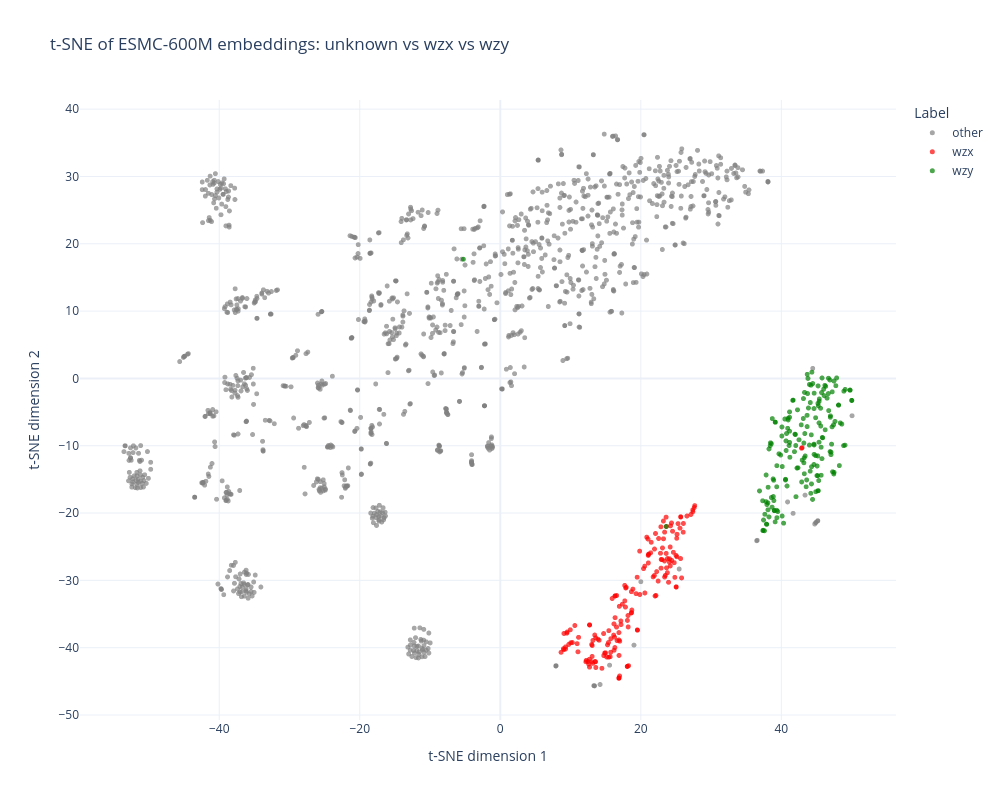

This figure's notebook cell:
### Markdown cell above
## Interactive plot

Hover over any point to see its protein ID and label. Use the toolbar to zoom/pan,
and click legend entries to toggle groups.

### Code cell
# Draw order: grey unknowns in the background, wzx/wzy on top
label_order = ["other", "wzx", "wzy"]
df["label"] = pd.Categorical(df["label"], categories=label_order, ordered=True)
df = df.sort_values("label")

fig = px.scatter(
    df,
    x="tsne_1",
    y="tsne_2",
    color="label",
    color_discrete_map={
        "other": "grey",
        "wzx": "red",
        "wzy": "green",
    },
    category_orders={"label": label_order},
    hover_data={
        "id": True,
        "label": True,
        "tsne_1": False,
        "tsne_2": False,
    },
    labels={
        "id": "Protein ID",
        "label": "Label",
    },
    title="t-SNE of ESMC-600M embeddings: unknown vs wzx vs wzy",
    width=1000,
    height=800,
    opacity=0.7,
)
fig.update_traces(marker={"size": 5})
fig.update_layout(
    xaxis_title="t-SNE dimension 1",
    yaxis_title="t-SNE dimension 2",
    legend_title="Label",
)
fig.update_layout(template="plotly_white")
fig.show()

### Figure 1 — Plotly figure (JSON) as saved in the notebook; plotly's stock layout.template omitted (floating-point values rounded to 4 significant figures; data arrays with more than 128 entries replaced by an {"elided": "..."} marker saying what was removed)
{"data": [{"customdata": {"elided": "1173x2 str values"}, "hovertemplate": "Label=%{customdata[1]}<br>Protein ID=%{customdata[0]}<extra></extra>", "legendgroup": "other", "marker": {"color": "grey", "opacity": 0.7, "symbol": "circle", "size": 5}, "mode": "markers", "name": "other", "showlegend": true, "x": {"elided": "1173 float values"}, "xaxis": "x", "y": {"elided": "1173 float values"}, "yaxis": "y", "type": "scattergl"}, {"customdata": {"elided": "168x2 str values"}, "hovertemplate": "Label=%{customdata[1]}<br>Protein ID=%{customdata[0]}<extra></extra>", "legendgroup": "wzx", "marker": {"color": "red", "opacity": 0.7, "symbol": "circle", "size": 5}, "mode": "markers", "name": "wzx", "showlegend": true, "x": {"elided": "168 float values"}, "xaxis": "x", "y": {"elided": "168 float values"}, "yaxis": "y", "type": "scattergl"}, {"customdata": {"elided": "176x2 str values"}, "hovertemplate": "Label=%{customdata[1]}<br>Protein ID=%{customdata[0]}<extra></extra>", "legendgroup": "wzy", "marker": {"color": "green", "opacity": 0.7, "symbol": "circle", "size": 5}, "mode": "markers", "name": "wzy", "showlegend": true, "x": {"elided": "176 float values"}, "xaxis": "x", "y": {"elided": "176 float values"}, "yaxis": "y", "type": "scattergl"}], "layout": {"xaxis": {"anchor": "y", "domain": [0.0, 1.0], "title": {"text": "t-SNE dimension 1"}}, "yaxis": {"anchor": "x", "domain": [0.0, 1.0], "title": {"text": "t-SNE dimension 2"}}, "legend": {"title": {"text": "Label"}, "tracegroupgap": 0}, "title": {"text": "t-SNE of ESMC-600M embeddings: unknown vs wzx vs wzy"}, "height": 800, "width": 1000}}
